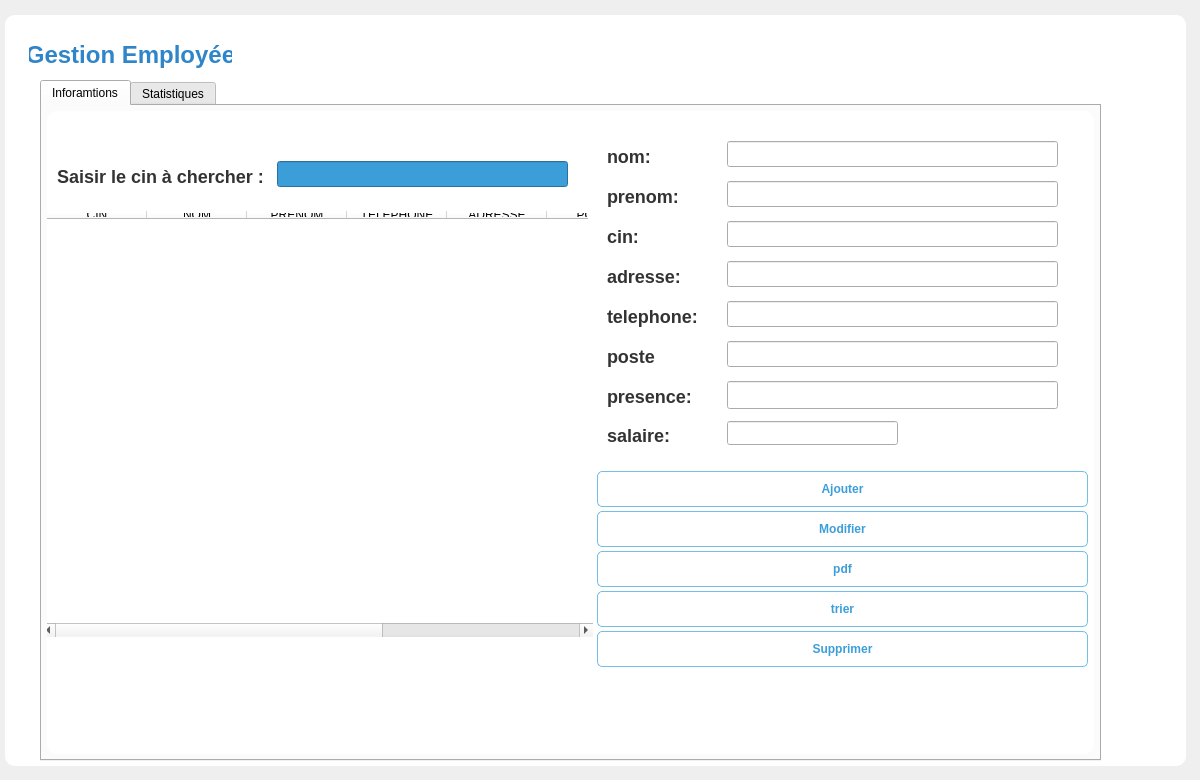
    <widget class="QWidget" name="tab_2">
     <attribute name="title">
      <string>employe</string>
     </attribute>
     <widget class="QFrame" name="rightContent">
      <property name="geometry">
       <rect>
        <x>0</x>
        <y>10</y>
        <width>1191</width>
        <height>761</height>
       </rect>
      </property>
      <property name="styleSheet">
       <string notr="true">
QFrame {
    background-color: white;
    border-radius: 10px;
    margin: 5px;
}
QLabel {
    font-size: 18px;
    font-weight: bold;
    color: #333;
}
     </string>
      </property>
      <widget class="QLabel" name="titleLabel">
       <property name="geometry">
        <rect>
         <x>14</x>
         <y>14</y>
         <width>233</width>
         <height>62</height>
        </rect>
       </property>
       <property name="styleSheet">
        <string notr="true">
font-size: 24px;
font-weight: bold;
color: #2f85c9;
padding: 10px;
      </string>
       </property>
       <property name="text">
        <string>Gestion Employée</string>
       </property>
       <property name="alignment">
        <set>Qt::AlignmentFlag::AlignCenter</set>
       </property>
      </widget>
      <widget class="QTabWidget" name="CRUD_Stat">
       <property name="geometry">
        <rect>
         <x>40</x>
         <y>70</y>
         <width>1061</width>
         <height>681</height>
        </rect>
       </property>
       <property name="currentIndex">
        <number>0</number>
       </property>
       <widget class="QWidget" name="tabCRUD">
        <attribute name="title">
         <string>Inforamtions</string>
        </attribute>
        <widget class="QPushButton" name="btnAjouter">
         <property name="geometry">
          <rect>
           <x>550</x>
           <y>360</y>
           <width>491</width>
           <height>36</height>
          </rect>
         </property>
         <property name="styleSheet">
          <string notr="true">/* État normal (non sélectionné) : blanc */
QPushButton {
    background-color: #ffffff;
    color: #3C9ED9; /* texte bleu ciel */
    border: 1px solid rgba(99, 184, 227, 0.9);
    border-radius: 5px;
    font-weight: bold;
}

/* Survol en état non sélectionné */
QPushButton:hover {
    background-color: #F2F9FE; /* léger bleu très clair */
}

/* Appuyé (momentané) */
QPushButton:pressed {
    background-color: #5CAFE3;
    color: white;
}

/* État sélectionné (si setCheckable(true)) */
QPushButton:checked {
    background-color: #87CEEB; /* bleu ciel */
    color: white;
    border-color: #5CAFE3;
}

/* Survol quand déjà sélectionné */
QPushButton:checked:hover {
    background-color: #5CAFE3; /* un peu plus foncé au survol */
    color: white;
}
</string>
         </property>
         <property name="text">
          <string>Ajouter</string>
         </property>
        </widget>
        <widget class="QPushButton" name="btnModifier">
         <property name="geometry">
          <rect>
           <x>550</x>
           <y>400</y>
           <width>491</width>
           <height>36</height>
          </rect>
         </property>
         <property name="styleSheet">
          <string notr="true">/* État normal (non sélectionné) : blanc */
QPushButton {
    background-color: #ffffff;
    color: #3C9ED9; /* texte bleu ciel */
    border: 1px solid rgba(99, 184, 227, 0.9);
    border-radius: 5px;
    font-weight: bold;
}

/* Survol en état non sélectionné */
QPushButton:hover {
    background-color: #F2F9FE; /* léger bleu très clair */
}

/* Appuyé (momentané) */
QPushButton:pressed {
    background-color: #5CAFE3;
    color: white;
}

/* État sélectionné (si setCheckable(true)) */
QPushButton:checked {
    background-color: #87CEEB; /* bleu ciel */
    color: white;
    border-color: #5CAFE3;
}

/* Survol quand déjà sélectionné */
QPushButton:checked:hover {
    background-color: #5CAFE3; /* un peu plus foncé au survol */
    color: white;
}
</string>
         </property>
         <property name="text">
          <string>Modifier</string>
         </property>
        </widget>
        <widget class="QPushButton" name="btnSupprimer">
         <property name="geometry">
          <rect>
           <x>550</x>
           <y>520</y>
           <width>491</width>
           <height>36</height>
          </rect>
         </property>
         <property name="styleSheet">
          <string notr="true">/* État normal (non sélectionné) : blanc */
QPushButton {
    background-color: #ffffff;
    color: #3C9ED9; /* texte bleu ciel */
    border: 1px solid rgba(99, 184, 227, 0.9);
    border-radius: 5px;
    font-weight: bold;
}

/* Survol en état non sélectionné */
QPushButton:hover {
    background-color: #F2F9FE; /* léger bleu très clair */
}

/* Appuyé (momentané) */
QPushButton:pressed {
    background-color: #5CAFE3;
    color: white;
}

/* État sélectionné (si setCheckable(true)) */
QPushButton:checked {
    background-color: #87CEEB; /* bleu ciel */
    color: white;
    border-color: #5CAFE3;
}

/* Survol quand déjà sélectionné */
QPushButton:checked:hover {
    background-color: #5CAFE3; /* un peu plus foncé au survol */
    color: white;
}
</string>
         </property>
         <property name="text">
          <string>Supprimer</string>
         </property>
        </widget>
        <widget class="QLabel" name="nom">
         <property name="geometry">
          <rect>
           <x>550</x>
           <y>30</y>
           <width>121</width>
           <height>31</height>
          </rect>
         </property>
         <property name="text">
          <string>nom:</string>
         </property>
        </widget>
        <widget class="QLineEdit" name="telephone_2">
         <property name="geometry">
          <rect>
           <x>680</x>
           <y>190</y>
           <width>331</width>
           <height>26</height>
          </rect>
         </property>
        </widget>
        <widget class="QLabel" name="adresse">
         <property name="geometry">
          <rect>
           <x>550</x>
           <y>150</y>
           <width>121</width>
           <height>31</height>
          </rect>
         </property>
         <property name="text">
          <string>adresse:</string>
         </property>
        </widget>
        <widget class="QLabel" name="cin">
         <property name="geometry">
          <rect>
           <x>550</x>
           <y>110</y>
           <width>121</width>
           <height>31</height>
          </rect>
         </property>
         <property name="text">
          <string>cin:</string>
         </property>
        </widget>
        <widget class="QLabel" name="telephone">
         <property name="geometry">
          <rect>
           <x>550</x>
           <y>190</y>
           <width>121</width>
           <height>31</height>
          </rect>
         </property>
         <property name="text">
          <string>telephone:</string>
         </property>
        </widget>
        <widget class="QLabel" name="prenom">
         <property name="geometry">
          <rect>
           <x>550</x>
           <y>70</y>
           <width>121</width>
           <height>31</height>
          </rect>
         </property>
         <property name="text">
          <string>prenom:</string>
         </property>
        </widget>
        <widget class="QLabel" name="poste">
         <property name="geometry">
          <rect>
           <x>550</x>
           <y>230</y>
           <width>121</width>
           <height>31</height>
          </rect>
         </property>
         <property name="text">
          <string>poste</string>
         </property>
        </widget>
        <widget class="QLineEdit" name="cin_2">
         <property name="geometry">
          <rect>
           <x>680</x>
           <y>110</y>
           <width>331</width>
           <height>26</height>
          </rect>
         </property>
        </widget>
        <widget class="QLineEdit" name="adresse_2">
         <property name="geometry">
          <rect>
           <x>680</x>
           <y>150</y>
           <width>331</width>
           <height>26</height>
          </rect>
         </property>
        </widget>
        <widget class="QLineEdit" name="prenom_2">
         <property name="geometry">
          <rect>
           <x>680</x>
           <y>70</y>
           <width>331</width>
           <height>26</height>
          </rect>
         </property>
        </widget>
        <widget class="QLineEdit" name="nom_2">
         <property name="geometry">
          <rect>
           <x>680</x>
           <y>30</y>
           <width>331</width>
           <height>26</height>
          </rect>
         </property>
        </widget>
        <widget class="QLineEdit" name="metier_2">
         <property name="geometry">
          <rect>
           <x>680</x>
           <y>230</y>
           <width>331</width>
           <height>26</height>
          </rect>
         </property>
        </widget>
        <widget class="QPushButton" name="btntrier">
         <property name="geometry">
          <rect>
           <x>550</x>
           <y>480</y>
           <width>491</width>
           <height>36</height>
          </rect>
         </property>
         <property name="styleSheet">
          <string notr="true">/* État normal (non sélectionné) : blanc */
QPushButton {
    background-color: #ffffff;
    color: #3C9ED9; /* texte bleu ciel */
    border: 1px solid rgba(99, 184, 227, 0.9);
    border-radius: 5px;
    font-weight: bold;
}

/* Survol en état non sélectionné */
QPushButton:hover {
    background-color: #F2F9FE; /* léger bleu très clair */
}

/* Appuyé (momentané) */
QPushButton:pressed {
    background-color: #5CAFE3;
    color: white;
}

/* État sélectionné (si setCheckable(true)) */
QPushButton:checked {
    background-color: #87CEEB; /* bleu ciel */
    color: white;
    border-color: #5CAFE3;
}

/* Survol quand déjà sélectionné */
QPushButton:checked:hover {
    background-color: #5CAFE3; /* un peu plus foncé au survol */
    color: white;
}
</string>
         </property>
         <property name="text">
          <string>trier</string>
         </property>
        </widget>
        <widget class="QTableWidget" name="tableWidget_3">
         <property name="geometry">
          <rect>
           <x>-10</x>
           <y>90</y>
           <width>561</width>
           <height>441</height>
          </rect>
         </property>
         <column>
          <property name="text">
           <string>CIN</string>
          </property>
         </column>
         <column>
          <property name="text">
           <string>NOM</string>
          </property>
         </column>
         <column>
          <property name="text">
           <string>PRENOM</string>
          </property>
         </column>
         <column>
          <property name="text">
           <string>TELEPHONE</string>
          </property>
         </column>
         <column>
          <property name="text">
           <string>ADRESSE</string>
          </property>
         </column>
         <column>
          <property name="text">
           <string>POSTE</string>
          </property>
         </column>
         <column>
          <property name="text">
           <string>PRESENCE</string>
          </property>
         </column>
         <column>
          <property name="text">
           <string>SALAIRE</string>
          </property>
         </column>
        </widget>
        <widget class="QLineEdit" name="cin_4">
         <property name="geometry">
          <rect>
           <x>230</x>
           <y>50</y>
           <width>291</width>
           <height>26</height>
          </rect>
         </property>
         <property name="styleSheet">
          <string notr="true">background-color:  #3C9ED9;</string>
         </property>
         <property name="placeholderText">
          <string/>
         </property>
        </widget>
        <widget class="QLabel" name="cin_3">
         <property name="geometry">
          <rect>
           <x>0</x>
           <y>50</y>
           <width>231</width>
           <height>31</height>
          </rect>
         </property>
         <property name="text">
          <string>Saisir le cin à chercher : </string>
         </property>
        </widget>
        <widget class="QLabel" name="presence">
         <property name="geometry">
          <rect>
           <x>550</x>
           <y>270</y>
           <width>121</width>
           <height>31</height>
          </rect>
         </property>
         <property name="text">
          <string>presence:</string>
         </property>
        </widget>
        <widget class="QLineEdit" name="presence_2">
         <property name="geometry">
          <rect>
           <x>680</x>
           <y>270</y>
           <width>331</width>
           <height>28</height>
          </rect>
         </property>
        </widget>
        <widget class="QPushButton" name="btnpdf">
         <property name="geometry">
          <rect>
           <x>550</x>
           <y>440</y>
           <width>491</width>
           <height>36</height>
          </rect>
         </property>
         <property name="styleSheet">
          <string notr="true">/* État normal (non sélectionné) : blanc */
QPushButton {
    background-color: #ffffff;
    color: #3C9ED9; /* texte bleu ciel */
    border: 1px solid rgba(99, 184, 227, 0.9);
    border-radius: 5px;
    font-weight: bold;
}

/* Survol en état non sélectionné */
QPushButton:hover {
    background-color: #F2F9FE; /* léger bleu très clair */
}

/* Appuyé (momentané) */
QPushButton:pressed {
    background-color: #5CAFE3;
    color: white;
}

/* État sélectionné (si setCheckable(true)) */
QPushButton:checked {
    background-color: #87CEEB; /* bleu ciel */
    color: white;
    border-color: #5CAFE3;
}

/* Survol quand déjà sélectionné */
QPushButton:checked:hover {
    background-color: #5CAFE3; /* un peu plus foncé au survol */
    color: white;
}
</string>
         </property>
         <property name="text">
          <string>pdf</string>
         </property>
        </widget>
        <widget class="QLabel" name="salaire">
         <property name="geometry">
          <rect>
           <x>550</x>
           <y>309</y>
           <width>121</width>
           <height>31</height>
          </rect>
         </property>
         <property name="text">
          <string>salaire:</string>
         </property>
        </widget>
        <widget class="QLineEdit" name="salaire_2">
         <property name="geometry">
          <rect>
           <x>680</x>
           <y>310</y>
           <width>171</width>
           <height>24</height>
          </rect>
         </property>
        </widget>
       </widget>
       <widget class="QWidget" name="tabStat">
        <attribute name="title">
         <string>Statistiques</string>
        </attribute>
        <widget class="QChartView" name="stat" native="true">
         <property name="geometry">
          <rect>
           <x>0</x>
           <y>0</y>
           <width>1041</width>
           <height>431</height>
          </rect>
         </property>
        </widget>
       </widget>
      </widget>
     </widget>
    </widget>
